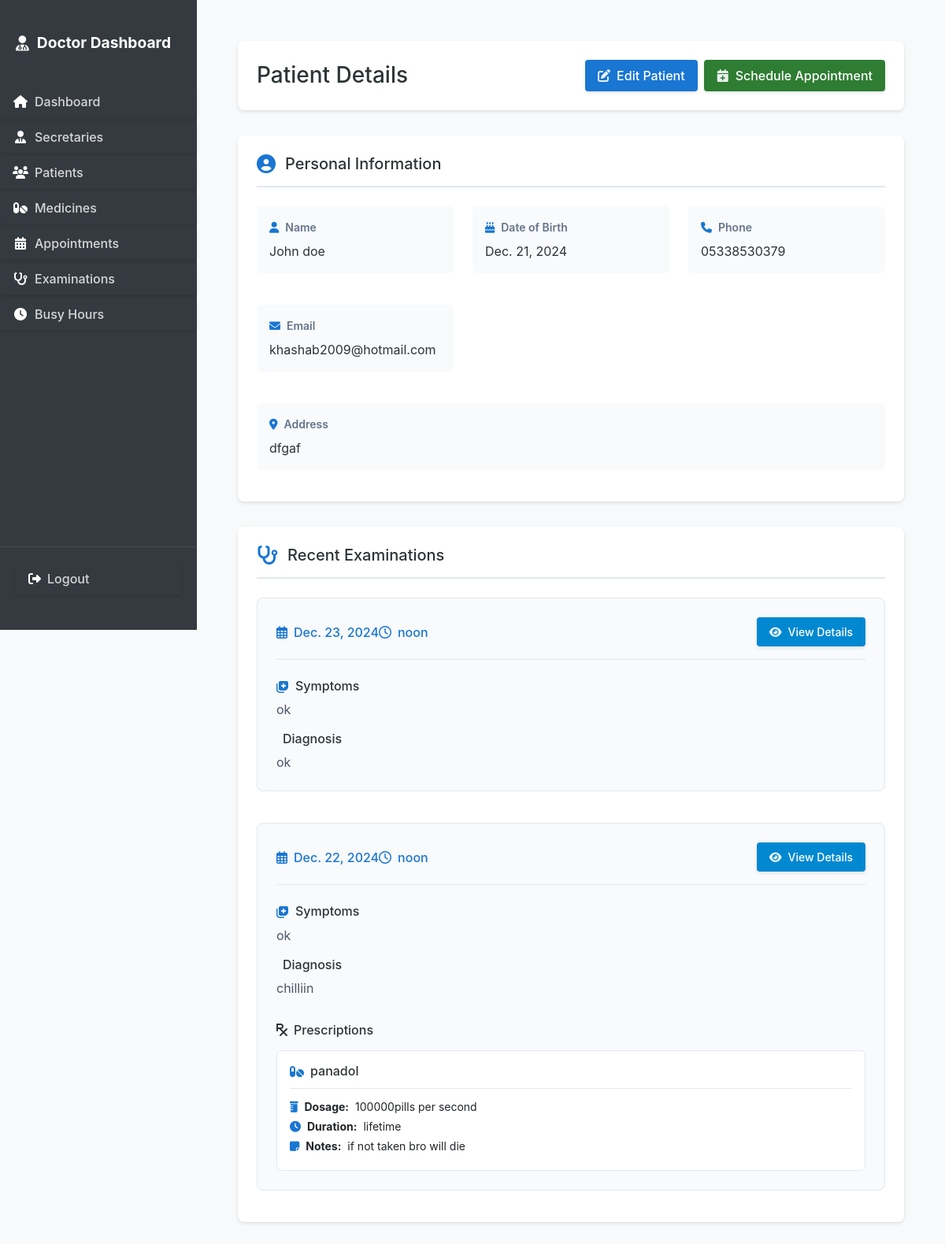
Page /patients/4/ (signed in) on the committed database.
### secretary_dash/models.py (models this page shows, shortened)
class Patient(models.Model):
    name = models.CharField(max_length=100)
    phone = models.CharField(max_length=20)
    email = models.EmailField()
    address = models.TextField()
    date_of_birth = models.DateField()
    created_at = models.DateTimeField(auto_now_add=True)
    class Meta:
        ordering = ['name']

class Examination(models.Model):
    patient = models.ForeignKey(Patient, on_delete=models.CASCADE)
    symptoms = models.TextField()
    diagnosis = models.TextField()
    created_by = models.ForeignKey(User, on_delete=models.CASCADE)
    created_at = models.DateTimeField(auto_now_add=True)
    date = models.DateField()
    time = models.TimeField()
    class Meta:
        ordering = ['-date']

class Prescription(models.Model):
    examination = models.ForeignKey(Examination, on_delete=models.CASCADE, related_name='prescriptions')
    medicine = models.ForeignKey(Medicine, on_delete=models.CASCADE)
    dosage = models.CharField(max_length=100)
    duration = models.CharField(max_length=100)
    notes = models.TextField(blank=True)

class Medicine(models.Model):
    name = models.CharField(max_length=100)
    description = models.TextField()
    side_effects = models.TextField()
    created_at = models.DateTimeField(auto_now_add=True)
    def __str__(self):
        return self.name
    class Meta:
        ordering = ['name']

### secretary_dash/views.py (the view)
# urls.py: path('patients/<int:pk>/', views.patient_detail, name='patient_detail'),
@login_required
@user_passes_test(is_staff)
def patient_detail(request, pk):
    patient = get_object_or_404(Patient, pk=pk)
    all_examinations = Examination.objects.filter(
        patient=patient
    ).order_by('-date', '-time')
    recent_examinations = all_examinations[:5]
    examination_history = all_examinations[5:] if len(all_examinations) > 5 else []
    upcoming_appointments = Appointment.objects.filter(
        patient=patient,
        date__gte=timezone.now().date(),
        status='upcoming'
    ).order_by('date', 'time')
    return render(request, 'secretary_dash/common/patient_detail.html', {
        'patient': patient,
        'recent_examinations': recent_examinations,
        'examination_history': examination_history,
        'upcoming_appointments': upcoming_appointments
    })

### secretary_dash/auth.py (called while the page is built)
    def get_user(self, user_id):
        UserModel = get_user_model()
        try:
            return UserModel.objects.get(pk=user_id)
        except UserModel.DoesNotExist:
            return None

### secretary_dash/views.py (called while the page is built)
def is_staff(user):
    return user.is_superuser or hasattr(user, 'secretary')

### templates/secretary_dash/common/patient_detail.html (shortened to what this page needs)
{% extends request.user.is_superuser|yesno:'secretary_dash/doctor/base.html,secretary_dash/secretary/base.html' %}
{% load static %}
{% block content %}
<div class="detail-container">
    <div class="detail-header">
        <h1>Patient Details</h1>
        <div class="actions">
            <a href="{% url 'secretary_dash:patient_edit' patient.id %}" class="btn btn-primary">
                <i class="fas fa-edit"></i> Edit Patient
            </a>
            <a href="{% url 'secretary_dash:appointment_create' %}?patient={{ patient.id }}" class="btn btn-success">
                <i class="fas fa-calendar-plus"></i> Schedule Appointment
            </a>
        </div>
    </div>
    <div class="detail-section">
        <div class="section-header">
            <i class="fas fa-user-circle"></i>
            <h2>Personal Information</h2>
        </div>
        <div class="info-grid">
            <div class="info-item">
                <label><i class="fas fa-user"></i> Name</label>
                <span>{{ patient.name }}</span>
            </div>
            <div class="info-item">
                <label><i class="fas fa-birthday-cake"></i> Date of Birth</label>
                <span>{{ patient.date_of_birth }}</span>
            </div>
            <div class="info-item">
                <label><i class="fas fa-phone"></i> Phone</label>
                <span>{{ patient.phone }}</span>
            </div>
            <div class="info-item">
                <label><i class="fas fa-envelope"></i> Email</label>
                <span>{{ patient.email }}</span>
            </div>
            <div class="info-item full-width">
                <label><i class="fas fa-map-marker-alt"></i> Address</label>
                <p>{{ patient.address }}</p>
            </div>
        </div>
    </div>
    {% if recent_examinations %}
    <div class="detail-section">
        <div class="section-header">
            <i class="fas fa-stethoscope"></i>
            <h2>Recent Examinations</h2>
        </div>
        <div class="examinations-grid">
            {% for examination in recent_examinations %}
            <div class="examination-card">
                <div class="examination-header">
                    <div class="examination-date">
                        <i class="far fa-calendar-alt"></i>
                        <span>{{ examination.date }}</span>
                    </div>
                    <div class="examination-time">
                        <i class="far fa-clock"></i>
                        <span>{{ examination.time }}</span>
                    </div>
                    <div class="examination-actions">
                        <a href="{% url 'secretary_dash:examination_detail' examination.id %}" class="btn btn-info">
                            <i class="fas fa-eye"></i> View Details
                        </a>
                    </div>
                </div>
                <div class="exam-details">
                    <div class="exam-item">
                        <h4><i class="fas fa-notes-medical"></i> Symptoms</h4>
                        <p>{{ examination.symptoms }}</p>
                    </div>
                    <div class="exam-item">
                        <h4> Diagnosis</h4>
                        <p>{{ examination.diagnosis }}</p>
                    </div>
                    {% if examination.prescriptions.all %}
                    <div class="prescriptions">
                        <h4><i class="fas fa-prescription"></i> Prescriptions</h4>
                        <div class="prescriptions-grid">
                            {% for prescription in examination.prescriptions.all %}
                            <div class="prescription-card">
                                <div class="prescription-header">
                                    <i class="fas fa-pills"></i>
                                    <h5>{{ prescription.medicine }}</h5>
                                </div>
                                <div class="prescription-details">
                                    <p><i class="fas fa-prescription-bottle"></i> <strong>Dosage:</strong> {{ prescription.dosage }}</p>
                                    <p><i class="fas fa-clock"></i> <strong>Duration:</strong> {{ prescription.duration }}</p>
                                    {% if prescription.notes %}
                                    <p><i class="fas fa-sticky-note"></i> <strong>Notes:</strong> {{ prescription.notes }}</p>
                                    {% endif %}
                                </div>
                            </div>
                            {% endfor %}
                        </div>
                    </div>
                    {% endif %}
                </div>
            </div>
            {% endfor %}
        </div>
    </div>
    {% endif %}
</div>
{% endblock %}

### static/css/main.css (style rules this page uses)
body { margin: 0; padding: 0; font-family: -apple-system, BlinkMacSystemFont, "Segoe UI", Roboto, "Helvetica Neue", Arial, sans-serif; background-color: #f8f9fa; }
.btn { display: inline-flex !important; align-items: center !important; gap: 8px !important; padding: 8px 16px !important; border-radius: 4px !important; border: none !important; cursor: pointer !important; font-weight: 500 !important; transition: all 0.2s ease !important; text-decoration: none !important; box-shadow: 0 2px 4px rgba(0, 0, 0, 0.1) !important; }
.btn .fas, .btn .far, .btn .fab, .btn .fa { color: rgba(255, 255, 255, 0.9) !important; }
.detail-container { padding: 1.5rem; }
.detail-header { display: flex; justify-content: space-between; align-items: center; margin-bottom: 1.5rem; }
.detail-header h1 { margin: 0; font-size: 1.5rem; color: #2d3436; }
.detail-header .actions { display: flex; gap: 0.5rem; }
.detail-section { background: white; padding: 1.5rem; border-radius: 8px; box-shadow: 0 2px 4px rgba(0,0,0,0.1); margin-bottom: 1.5rem; }
.detail-section h2 { margin: 0 0 1.5rem; color: #2d3436; font-size: 1.25rem; }
.info-grid { display: grid; grid-template-columns: repeat(auto-fit, minmax(250px, 1fr)); gap: 1.5rem; }
.info-item { margin-bottom: 1rem; }
.info-item label { display: block; font-weight: 600; margin-bottom: 0.5rem; color: #6c757d; font-size: 0.875rem; }
.info-item span, .info-item p { color: #2d3436; margin: 0; }
.info-item.full-width { grid-column: 1 / -1; }
.examination-card { background: #f8f9fa; border-radius: 8px; padding: 1.5rem; margin-bottom: 1rem; }
.examination-card .exam-details { display: flex; flex-direction: column; gap: 1rem; }
.examination-card .prescriptions { margin-top: 1rem; }
.examination-card .prescriptions h4 { margin: 0 0 1rem; font-size: 1rem; color: #2d3436; }

### rows in the picture
Patient: name "John doe", date_of_birth "Dec. 21, 2024", phone "05338530379", email "khashab2009@hotmail.com", address "dfgaf"
Examination: date "Dec. 23, 2024", time "noon", symptoms "ok", diagnosis "ok"
Examination: date "Dec. 22, 2024", time "noon", symptoms "ok", diagnosis "chilliin"
Prescription: medicine "panadol", dosage "100000pills per second", duration "lifetime", notes "if not taken bro will die"
